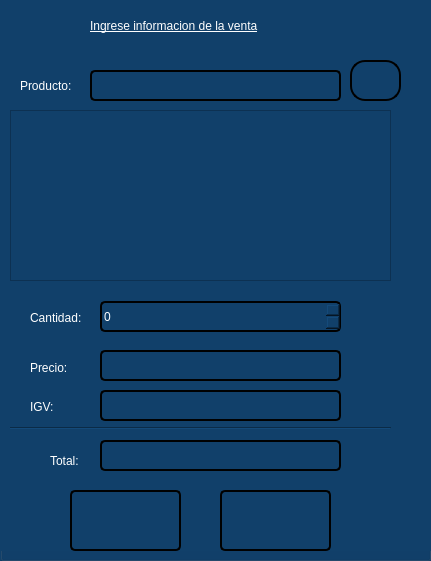
     <widget class="QGroupBox" name="info_venta">
      <property name="geometry">
       <rect>
        <x>10</x>
        <y>90</y>
        <width>431</width>
        <height>561</height>
       </rect>
      </property>
      <property name="styleSheet">
       <string notr="true">background-color: rgb(17, 64, 106);
color:rgb(255, 255, 255)</string>
      </property>
      <property name="title">
       <string/>
      </property>
      <widget class="QLabel" name="title_venta">
       <property name="geometry">
        <rect>
         <x>90</x>
         <y>10</y>
         <width>281</width>
         <height>31</height>
        </rect>
       </property>
       <property name="styleSheet">
        <string notr="true">font: 25 14pt &quot;Roboto&quot;;

text-decoration: underline;</string>
       </property>
       <property name="text">
        <string>Ingrese informacion de la venta</string>
       </property>
      </widget>
      <widget class="QLabel" name="producto_lbl">
       <property name="geometry">
        <rect>
         <x>20</x>
         <y>70</y>
         <width>101</width>
         <height>31</height>
        </rect>
       </property>
       <property name="styleSheet">
        <string notr="true">font: 57 11pt &quot;Roboto&quot;;</string>
       </property>
       <property name="text">
        <string>Producto:</string>
       </property>
      </widget>
      <widget class="QLabel" name="cantidad_lbl">
       <property name="geometry">
        <rect>
         <x>30</x>
         <y>310</y>
         <width>71</width>
         <height>16</height>
        </rect>
       </property>
       <property name="styleSheet">
        <string notr="true">font: 57 11pt &quot;Roboto&quot;;</string>
       </property>
       <property name="text">
        <string>Cantidad:</string>
       </property>
      </widget>
      <widget class="QLabel" name="precio_lbl">
       <property name="geometry">
        <rect>
         <x>30</x>
         <y>360</y>
         <width>51</width>
         <height>16</height>
        </rect>
       </property>
       <property name="styleSheet">
        <string notr="true">font: 57 11pt &quot;Roboto&quot;;</string>
       </property>
       <property name="text">
        <string>Precio:</string>
       </property>
      </widget>
      <widget class="QLineEdit" name="producto_entry">
       <property name="geometry">
        <rect>
         <x>90</x>
         <y>70</y>
         <width>251</width>
         <height>31</height>
        </rect>
       </property>
       <property name="styleSheet">
        <string notr="true">border-radius:5px;
border:2px solid black;
</string>
       </property>
      </widget>
      <widget class="QPushButton" name="buscar_producto_btn">
       <property name="geometry">
        <rect>
         <x>350</x>
         <y>60</y>
         <width>51</width>
         <height>41</height>
        </rect>
       </property>
       <property name="styleSheet">
        <string notr="true">border-radius:15px;
border:2px solid black;</string>
       </property>
       <property name="text">
        <string/>
       </property>
       <property name="icon">
        <iconset resource="../../Imagenes/imagenes_proyecto.qrc">
         <normaloff>:/iconos/search.gif</normaloff>:/iconos/search.gif</iconset>
       </property>
       <property name="iconSize">
        <size>
         <width>30</width>
         <height>30</height>
        </size>
       </property>
      </widget>
      <widget class="QSpinBox" name="spinBox">
       <property name="geometry">
        <rect>
         <x>100</x>
         <y>301</y>
         <width>241</width>
         <height>31</height>
        </rect>
       </property>
       <property name="styleSheet">
        <string notr="true">border-radius:5px;
border:2px solid black;
</string>
       </property>
      </widget>
      <widget class="QLineEdit" name="precio_entry">
       <property name="geometry">
        <rect>
         <x>100</x>
         <y>350</y>
         <width>241</width>
         <height>31</height>
        </rect>
       </property>
       <property name="styleSheet">
        <string notr="true">border-radius:5px;
border:2px solid black;
</string>
       </property>
      </widget>
      <widget class="Line" name="separador_line">
       <property name="geometry">
        <rect>
         <x>10</x>
         <y>420</y>
         <width>381</width>
         <height>16</height>
        </rect>
       </property>
       <property name="orientation">
        <enum>Qt::Horizontal</enum>
       </property>
      </widget>
      <widget class="QLabel" name="total_lbl">
       <property name="geometry">
        <rect>
         <x>50</x>
         <y>450</y>
         <width>61</width>
         <height>21</height>
        </rect>
       </property>
       <property name="styleSheet">
        <string notr="true">font: 57 11pt &quot;Roboto&quot;;</string>
       </property>
       <property name="text">
        <string>Total:</string>
       </property>
      </widget>
      <widget class="QLineEdit" name="total_entry">
       <property name="geometry">
        <rect>
         <x>100</x>
         <y>440</y>
         <width>241</width>
         <height>31</height>
        </rect>
       </property>
       <property name="styleSheet">
        <string notr="true">border-radius:5px;
border:2px solid black;
</string>
       </property>
      </widget>
      <widget class="QPushButton" name="agregar_pro_btn">
       <property name="geometry">
        <rect>
         <x>70</x>
         <y>490</y>
         <width>111</width>
         <height>61</height>
        </rect>
       </property>
       <property name="styleSheet">
        <string notr="true">border-radius:5px;
border:2px solid black;

</string>
       </property>
       <property name="text">
        <string/>
       </property>
       <property name="icon">
        <iconset resource="../../Imagenes/imagenes_proyecto.qrc">
         <normaloff>:/iconos/add.png</normaloff>:/iconos/add.png</iconset>
       </property>
       <property name="iconSize">
        <size>
         <width>50</width>
         <height>50</height>
        </size>
       </property>
      </widget>
      <widget class="QPushButton" name="eliminar_btn">
       <property name="geometry">
        <rect>
         <x>220</x>
         <y>490</y>
         <width>111</width>
         <height>61</height>
        </rect>
       </property>
       <property name="styleSheet">
        <string notr="true">border-radius:5px;
border:2px solid black;
</string>
       </property>
       <property name="text">
        <string/>
       </property>
       <property name="icon">
        <iconset resource="../../Imagenes/imagenes_proyecto.qrc">
         <normaloff>:/iconos/trash.png</normaloff>:/iconos/trash.png</iconset>
       </property>
       <property name="iconSize">
        <size>
         <width>50</width>
         <height>50</height>
        </size>
       </property>
      </widget>
      <widget class="QLabel" name="gv_lbl">
       <property name="geometry">
        <rect>
         <x>30</x>
         <y>400</y>
         <width>47</width>
         <height>13</height>
        </rect>
       </property>
       <property name="styleSheet">
        <string notr="true">font: 57 11pt &quot;Roboto&quot;;</string>
       </property>
       <property name="text">
        <string>IGV:</string>
       </property>
      </widget>
      <widget class="QLineEdit" name="igv_entry">
       <property name="geometry">
        <rect>
         <x>100</x>
         <y>390</y>
         <width>241</width>
         <height>31</height>
        </rect>
       </property>
       <property name="styleSheet">
        <string notr="true">border-radius:5px;
border:2px solid black;
</string>
       </property>
      </widget>
      <widget class="QListWidget" name="listWidget">
       <property name="geometry">
        <rect>
         <x>10</x>
         <y>110</y>
         <width>381</width>
         <height>171</height>
        </rect>
       </property>
      </widget>
      <widget class="QLabel" name="label_39">
       <property name="geometry">
        <rect>
         <x>0</x>
         <y>-120</y>
         <width>451</width>
         <height>671</height>
        </rect>
       </property>
       <property name="styleSheet">
        <string notr="true">ur:l(:/iconos/fondo.png)</string>
       </property>
       <property name="text">
        <string/>
       </property>
       <property name="pixmap">
        <pixmap resource="../../Imagenes/imagenes_proyecto.qrc">:/iconos/fondo.png</pixmap>
       </property>
      </widget>
      <zorder>label_39</zorder>
      <zorder>title_venta</zorder>
      <zorder>producto_lbl</zorder>
      <zorder>cantidad_lbl</zorder>
      <zorder>precio_lbl</zorder>
      <zorder>producto_entry</zorder>
      <zorder>buscar_producto_btn</zorder>
      <zorder>spinBox</zorder>
      <zorder>precio_entry</zorder>
      <zorder>separador_line</zorder>
      <zorder>total_lbl</zorder>
      <zorder>total_entry</zorder>
      <zorder>agregar_pro_btn</zorder>
      <zorder>eliminar_btn</zorder>
      <zorder>gv_lbl</zorder>
      <zorder>igv_entry</zorder>
      <zorder>listWidget</zorder>
     </widget>
